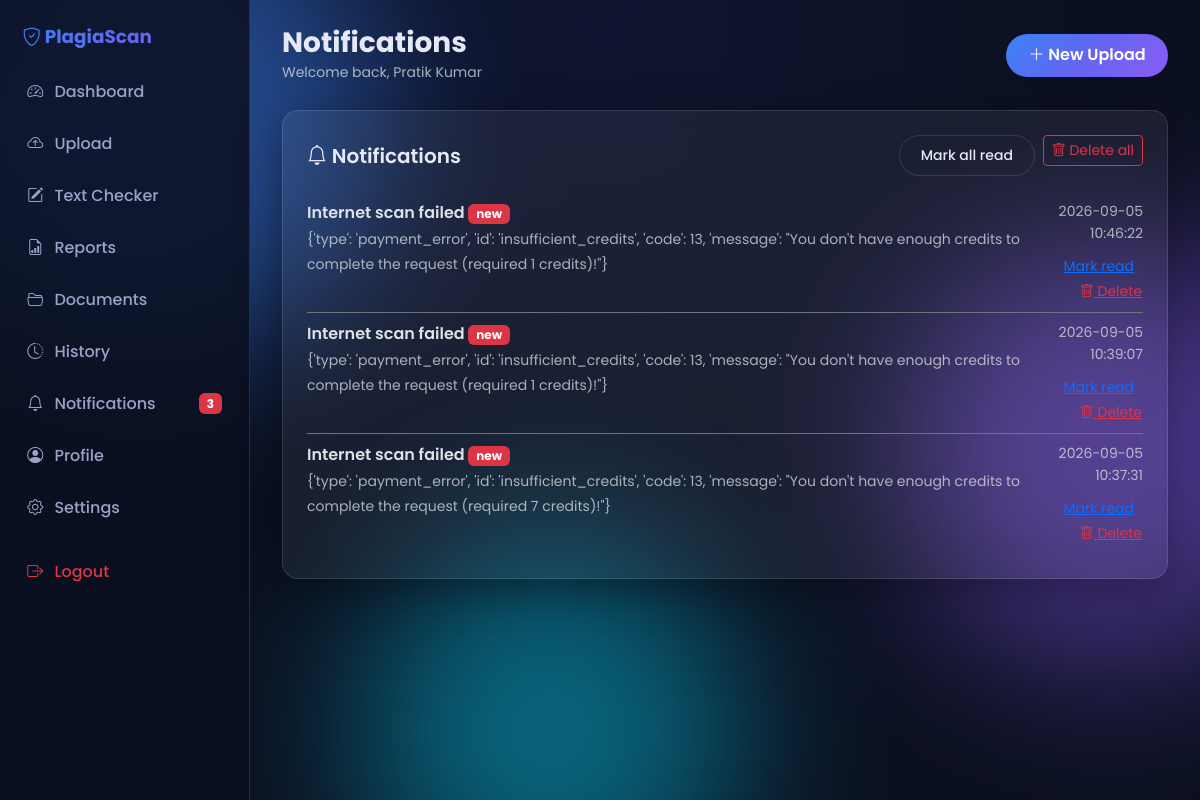
The page /notifications (signed in) on the database its author committed.
### tables this page shows
CREATE TABLE users (
  id              INTEGER PRIMARY KEY AUTOINCREMENT,
  role_id         INTEGER NOT NULL,
  full_name       TEXT NOT NULL,
  email           TEXT NOT NULL UNIQUE,
  password_hash   TEXT NOT NULL,
  phone           TEXT,
  avatar_url      TEXT,
  department      TEXT,
  is_active       INTEGER NOT NULL DEFAULT 1,
  reset_token     TEXT,
  reset_expires   TEXT,
  created_at      TEXT DEFAULT CURRENT_TIMESTAMP,
  updated_at      TEXT DEFAULT CURRENT_TIMESTAMP,
  FOREIGN KEY (role_id) REFERENCES roles(id) ON DELETE RESTRICT
);

CREATE TABLE notifications (
  id            INTEGER PRIMARY KEY AUTOINCREMENT,
  user_id       INTEGER NOT NULL,
  title         TEXT NOT NULL,
  message       TEXT NOT NULL,
  type          TEXT NOT NULL DEFAULT 'info',
  is_read       INTEGER NOT NULL DEFAULT 0,
  created_at    TEXT DEFAULT CURRENT_TIMESTAMP,
  FOREIGN KEY (user_id) REFERENCES users(id) ON DELETE CASCADE
);

### backend/routes/pages.py (the view)
@bp.route("/notifications")
@login_required
def notifications():
    u = current_user()
    items = list_notifications(u["id"])
    return render_template("notifications.html", items=items)

### backend/app.py (called while the page is built)
def _inject_current_user():
    from utils.auth import current_user
    return {"current_user": current_user()}

### backend/db.py (called while the page is built)
def _get_sqlite_conn():
    conn = getattr(_sqlite_local, "conn", None)
    if conn is None:
        conn = sqlite3.connect(SQLITE_PATH)
        conn.row_factory = sqlite3.Row
        conn.execute("PRAGMA foreign_keys = ON;")
        _sqlite_local.conn = conn
    return conn

def get_conn():
    if DB_BACKEND == "mysql":
        if not _HAS_PYMYSQL:
            raise RuntimeError("DB_BACKEND=mysql but PyMySQL is not installed. Run: pip install pymysql")
        return _get_mysql_conn()
    return _get_sqlite_conn()

def _convert_sql(sql):
    if DB_BACKEND == "sqlite":
        return sql.replace("%s", "?")
    return sql

def query(sql, params=None):
    params = params or []
    conn = get_conn()
    try:
        cur = conn.cursor()
        cur.execute(_convert_sql(sql), params)
        rows = cur.fetchall()
        if DB_BACKEND == "sqlite":
            return [dict(r) for r in rows]
        return list(rows)
    finally:
        if DB_BACKEND == "mysql":
            conn.close()

def query_one(sql, params=None):
    params = params or []
    conn = get_conn()
    try:
        cur = conn.cursor()
        cur.execute(_convert_sql(sql), params)
        row = cur.fetchone()
        if row is None:
            return None
        if DB_BACKEND == "sqlite":
            return dict(row)
        return dict(row)
    finally:
        if DB_BACKEND == "mysql":
            conn.close()

### backend/models.py (called while the page is built)
def get_user_by_id(user_id: int):
    return query_one("SELECT * FROM users WHERE id = %s", [user_id])

def list_notifications(user_id: int):
    return query("SELECT * FROM notifications WHERE user_id = %s ORDER BY id DESC", [user_id])

def unread_notification_count(user_id: int):
    row = query_one("SELECT COUNT(*) AS c FROM notifications WHERE user_id = %s AND is_read = 0", [user_id])
    return row["c"] if row else 0

### backend/routes/pages.py (called while the page is built)
def inject_unread_count():
    if "user_id" in session:
        return {"unread_count": unread_notification_count(session["user_id"])}
    return {"unread_count": 0}

### backend/utils/auth.py (called while the page is built)
def login_required(f):
    @wraps(f)
    def wrapper(*args, **kwargs):
        if "user_id" not in session:
            flash("Please log in to continue.", "warning")
            return redirect(url_for("auth.login"))
        return f(*args, **kwargs)
    return wrapper

### templates/notifications.html (shortened to what this page needs)
{% extends "dash_base.html" %}
{% block dash_title %}Notifications{% endblock %}
{% block dash_content %}
<div class="glass p-4">
  <div class="d-flex justify-content-between align-items-center mb-3">
    <h5 class="fw-semibold mb-0"><i class="bi bi-bell"></i> Notifications</h5>
    {% if items %}
    <div class="d-flex gap-2">
      <form method="POST" action="{{ url_for('pages.read_all_notifications') }}" class="d-inline">
        <button class="btn btn-sm btn-outline-glass">Mark all read</button>
      </form>
      <form method="POST" action="{{ url_for('pages.delete_all_notifications_route') }}" class="d-inline" onsubmit="return confirm('Delete all notifications?');">
        <button class="btn btn-sm btn-outline-danger"><i class="bi bi-trash"></i> Delete all</button>
      </form>
    </div>
    {% endif %}
  </div>
  <div class="list-group list-group-flush">
    {% for n in items %}
    <div class="list-group-item bg-transparent border-secondary d-flex justify-content-between align-items-start px-0" id="notif-{{ n.id }}">
      <div>
        <div class="fw-semibold">{{ n.title }} {% if not n.is_read %}<span class="badge bg-danger">new</span>{% endif %}</div>
        <small class="text-muted">{{ n.message }}</small>
      </div>
      <div class="text-end">
        <small class="text-muted d-block">{{ n.created_at }}</small>
        <div class="mt-2">
          {% if not n.is_read %}
          <button class="btn btn-sm btn-link text-primary p-0 me-2" data-id="{{ n.id }}" onclick="markRead(this.dataset.id)">Mark read</button>
          {% endif %}
          <button class="btn btn-sm btn-link text-danger p-0" data-id="{{ n.id }}" onclick="deleteNotif(this.dataset.id)"><i class="bi bi-trash"></i> Delete</button>
        </div>
      </div>
    </div>
    {% endfor %}
  </div>
</div>
{% endblock %}

### templates/dash_base.html (shortened to what this page needs)
{% extends "base.html" %}
{% block body %}
<div class="dash-shell">
  <aside class="dash-sidebar">
    <div class="brand"><i class="bi bi-shield-check"></i> PlagiaScan</div>
    {% set role = current_user.role %}
    {% set dash_url = url_for(role ~ '.dashboard') %}
    <a href="{{ dash_url }}" class="{% if request.endpoint and request.endpoint.endswith('dashboard') %}active{% endif %}">
      <i class="bi bi-speedometer2"></i> Dashboard
    </a>
    <a href="{{ url_for('pages.upload_page') }}"><i class="bi bi-cloud-arrow-up"></i> Upload</a>
    <a href="{{ url_for('pages.text_checker') }}"><i class="bi bi-pencil-square"></i> Text Checker</a>
    <a href="{{ url_for('pages.reports_list') }}"><i class="bi bi-file-earmark-bar-graph"></i> Reports</a>
    <a href="{{ url_for('pages.documents_list') }}"><i class="bi bi-folder2-open"></i> Documents</a>
    <a href="{{ url_for('pages.history') }}"><i class="bi bi-clock-history"></i> History</a>
    <a href="{{ url_for('pages.notifications') }}">
      <i class="bi bi-bell"></i> Notifications
      {% if unread_count %}<span class="badge bg-danger ms-auto">{{ unread_count }}</span>{% endif %}
    </a>
    <a href="{{ url_for('pages.profile') }}"><i class="bi bi-person-circle"></i> Profile</a>
    <a href="{{ url_for('pages.settings') }}"><i class="bi bi-gear"></i> Settings</a>
    <a href="{{ url_for('auth.logout') }}" class="mt-3 text-danger"><i class="bi bi-box-arrow-right"></i> Logout</a>
  </aside>
  <main class="dash-main">
    <div class="dash-topbar">
      <div>
        <h3 class="fw-bold mb-0">{% block dash_title %}Dashboard{% endblock %}</h3>
        <small class="text-muted">Welcome back, {{ current_user.full_name }}</small>
      </div>
      <div class="d-flex gap-2 align-items-center">
        <a href="{{ url_for('pages.upload_page') }}" class="btn btn-grad"><i class="bi bi-plus-lg"></i> New Upload</a>
      </div>
    </div>
    {% block dash_content %}{% endblock %}
  </main>
</div>
{% endblock %}

### static/css/style.css (style rules this page uses)
* { box-sizing: border-box; }
html { scroll-behavior: smooth; }
body { margin: 0; font-family: 'Poppins', system-ui, -apple-system, sans-serif; background: var(--bg-0); color: var(--text); line-height: 1.6; min-height: 100vh; overflow-x: hidden; }
a { color: var(--primary-2); text-decoration: none; }
.glass { background: var(--glass); backdrop-filter: blur(18px); -webkit-backdrop-filter: blur(18px); border: 1px solid var(--glass-border); border-radius: var(--radius); box-shadow: var(--shadow); }
.btn-grad { background: var(--grad); border: none; color: #fff; font-weight: 600; padding: 0.6rem 1.4rem; border-radius: 50px; transition: transform .2s, box-shadow .2s; }
.btn-outline-glass { background: transparent; border: 1px solid var(--glass-border); color: var(--text); border-radius: 50px; padding: 0.55rem 1.3rem; font-weight: 500; transition: all .2s; }
.dash-shell { display: grid; grid-template-columns: 250px 1fr; min-height: 100vh; }
.dash-sidebar { background: rgba(11,16,32,0.85); backdrop-filter: blur(16px); border-right: 1px solid var(--glass-border); padding: 1.4rem 0.8rem; position: sticky; top: 0; height: 100vh; overflow-y: auto; }
.dash-sidebar .brand { font-weight: 700; font-size: 1.15rem; background: var(--grad); -webkit-background-clip: text; background-clip: text; -webkit-text-fill-color: transparent; padding: 0 0.6rem 1rem; }
.dash-sidebar a { display: flex; align-items: center; gap: 0.7rem; padding: 0.7rem 0.9rem; border-radius: var(--radius-sm); color: var(--text-muted); font-weight: 500; margin-bottom: 0.25rem; transition: all .2s; }
.dash-main { padding: 1.6rem 2rem; }
.dash-topbar { display: flex; justify-content: space-between; align-items: center; margin-bottom: 1.6rem; }

### rows shown on the page
users: full_name "Pratik Kumar"
notifications: title "Internet scan failed", is_read "new", message "{'type': 'payment_error', 'id': 'insufficient_credits', 'code': 13, 'message': \"You don't have enough credits to complete the request (required 1 credits)!\"}", created_at "2026-09-05 10:46:22"
notifications: title "Internet scan failed", is_read "new", message "{'type': 'payment_error', 'id': 'insufficient_credits', 'code': 13, 'message': \"You don't have enough credits to complete the request (required 1 credits)!\"}", created_at "2026-09-05 10:39:07"
notifications: title "Internet scan failed", is_read "new", message "{'type': 'payment_error', 'id': 'insufficient_credits', 'code': 13, 'message': \"You don't have enough credits to complete the request (required 7 credits)!\"}", created_at "2026-09-05 10:37:31"

### other values the page prints
{{ unread_count }} "3"
